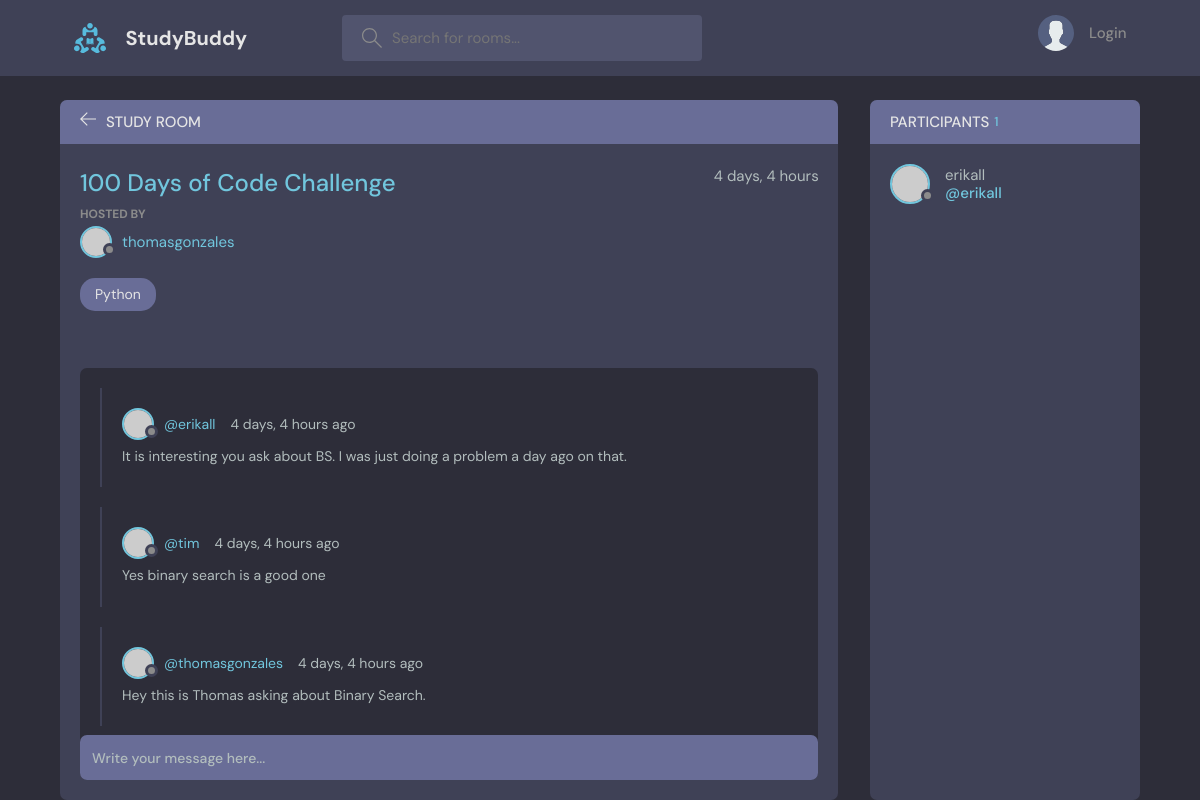
Page /room/2/ on the committed database.
### base/models.py (models this page shows, shortened)
class Room(models.Model):
   host = models.ForeignKey(User, on_delete=models.SET_NULL, null=True)
   topic = models.ForeignKey(Topic, on_delete= models.SET_NULL, null=True)
   name = models.CharField(max_length=200)
   description = models.TextField(null=True, blank=True)
   participants = models.ManyToManyField(User, related_name='participants', blank=True)
   updated = models.DateTimeField(auto_now=True)
   created = models.DateTimeField(auto_now_add=True)
   class Meta:
      ordering = ['-updated', '-created']

class Topic(models.Model):
   name = models.CharField(max_length=200)
   def __str__(self):
      return self.name

class Message(models.Model):
   user = models.ForeignKey(User, on_delete=models.CASCADE)
   room = models.ForeignKey(Room, on_delete=models.CASCADE)
   body = models.TextField()
   updated = models.DateTimeField(auto_now=True)
   created = models.DateTimeField(auto_now_add=True)
   class Meta:
      ordering = ['-updated', '-created']

### base/views.py (the view, shortened to what this page needs)
# urls.py: path('room/<str:pk>/', views.room, name="room"),
def room(request, pk):
    room = Room.objects.get(id=pk)
    room_messages = room.message_set.all()
    participants = room.participants.all()
    context = {'room': room, 'room_messages': room_messages, 'participants': participants}
    return render(request, 'base/room.html', context)

### base/templates/base/room.html (shortened to what this page needs)
{% extends 'main.html' %}
{% block content %}
    <main class="profile-page layout layout--2">
      <div class="container">
        <div class="room">
          <div class="room__top">
            <div class="room__topLeft">
              <a href="{% url 'home' %}">
                <svg version="1.1" xmlns="http://www.w3.org/2000/svg" width="32" height="32" viewBox="0 0 32 32">
                  <title>arrow-left</title>
                  <path
                    d="M13.723 2.286l-13.723 13.714 13.719 13.714 1.616-1.611-10.96-10.96h27.625v-2.286h-27.625l10.965-10.965-1.616-1.607z"
                  ></path>
                </svg>
              </a>
              <h3>Study Room</h3>
            </div>
          </div>
          <div class="room__box scroll">
            <div class="room__header scroll">
              <div class="room__info">
                <h3>{{room.name}}</h3>
                <span>{{room.created| timesince}}</span>
              </div>
              <div class="room__hosted">
                <p>Hosted By</p>
                <a href="{% url 'user-profile' room.host.id %}" class="room__author">
                  <div class="avatar avatar--small">
                    <img src="https://randomuser.me/api/portraits/men/37.jpg" />
                  </div>
                  <span>{{room.host.username}}</span>
                </a>
              </div>
              <span class="room__topics">{{room.topic}}</span>
            </div>
            <div class="room__conversation">
              <div class="threads scroll">
                {% for message in room_messages %}
                <div class="thread">
                  <div class="thread__top">
                    <div class="thread__author">
                      <a href="{% url 'user-profile' user.id %}" class="thread__authorInfo">
                        <div class="avatar avatar--small">
                          <img src="https://randomuser.me/api/portraits/men/37.jpg" />
                        </div>
                        <span>@{{message.user.username}}</span>
                      </a>
                      <span class="thread__date">{{room.created|timesince}} ago</span>
                    </div>
                  </div>
                  <div class="thread__details">
                    {{message.body}}
                  </div>
                </div>
                {% endfor %}
              </div>
            </div>
          </div>
          <div class="room__message">
            <form action="" method="POST">
              <input name="body" placeholder="Write your message here..." />
            </form>
          </div>
        </div>
        <div class="participants">
          <h3 class="participants__top">Participants <span>{{participants.count}}</span></h3>
          <div class="participants__list scroll">
            {% for user in participants %}
            <a href="{% url 'user-profile' user.id %}" class="participant">
              <div class="avatar avatar--medium">
                <img src="https://randomuser.me/api/portraits/men/37.jpg" />
              </div>
              <p>
                {{user.username}}
                <span>@{{user.username}}</span>
              </p>
            </a>
            {% endfor %}
          </div>
        </div>
      </div>
    </main>
{% endblock content %}

### rows in the picture
Room: name "100 Days of Code Challenge", created "4 days, 4 hours", host.username "thomasgonzales", topic "Python"
Message: user.username "erikall", body "It is interesting you ask about BS. I was just doing a problem a day ago on that."
Message: user.username "tim", body "Yes binary search is a good one"
Message: user.username "thomasgonzales", body "Hey this is Thomas asking about Binary Search."

### other values in the picture
{{ participants.count }} "1"
{{ user.username }} "erikall"
